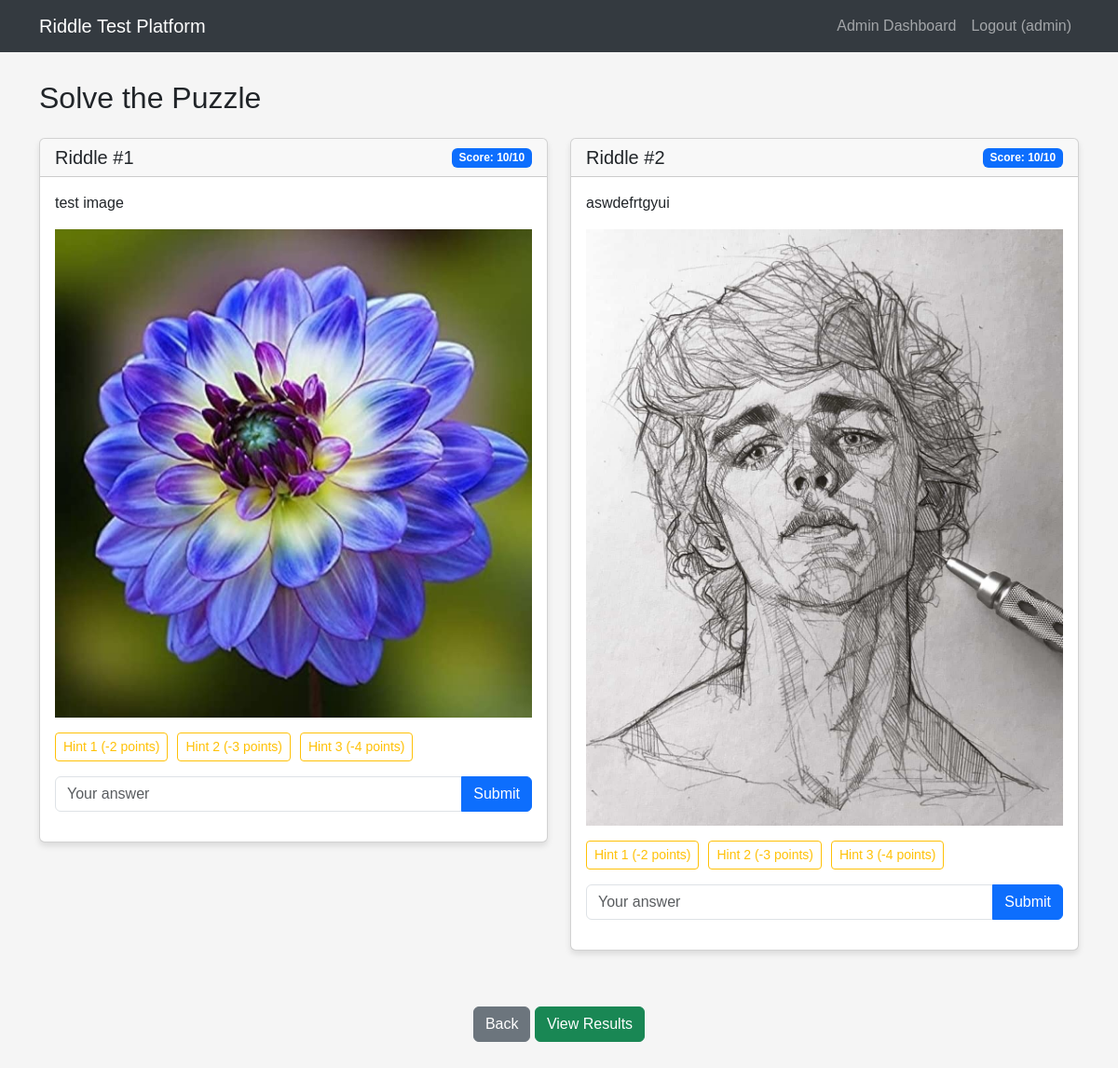
The page /test_with_images (signed in) on the database its author committed.
### tables this page shows
CREATE TABLE users (
            id INTEGER PRIMARY KEY AUTOINCREMENT,
            username TEXT NOT NULL UNIQUE,
            email TEXT NOT NULL,
            password TEXT NOT NULL,
            is_admin INTEGER DEFAULT 0
        , test_completed INTEGER DEFAULT 0);

CREATE TABLE riddles (
            id INTEGER PRIMARY KEY AUTOINCREMENT,
            question TEXT NOT NULL,
            answer TEXT NOT NULL,
            hint1 TEXT NOT NULL,
            hint2 TEXT NOT NULL,
            hint3 TEXT NOT NULL
        , image TEXT);

### app.py (the view)
@app.route('/test_with_images')
def test_with_images():
    if 'user_id' not in session:
        flash('Please log in to take the test.')
        return redirect(url_for('login'))
    if has_completed_test(session['user_id']):
        flash('You have already completed this test. You cannot take it again.')
        return redirect(url_for('results'))
    conn = sqlite3.connect('riddle_test.db')
    c = conn.cursor()
    c.execute("SELECT COUNT(*) FROM user_progress WHERE user_id = ? AND answer_attempt = 'FLAGGED-TAB-SWITCHING'", (session['user_id'],))
    if c.fetchone()[0] > 0:
        conn.close()
        flash('You have been flagged for tab switching.')
        return redirect(url_for('results'))
    c.execute('''
        SELECT r.id, r.question, r.image, up.score, up.completed, up.hint1_used, up.hint2_used, up.hint3_used
        FROM riddles r
        LEFT JOIN user_progress up ON r.id = up.riddle_id AND up.user_id = ?
        WHERE r.image IS NOT NULL AND r.image != ''
        ORDER BY r.id
    ''', (session['user_id'],))
    riddles = c.fetchall()
    conn.close()
    riddles_with_images = [
        {'id': r[0], 'question': r[1], 'image': r[2], 'score': r[3] or 10, 'completed': r[4] or 0,
         'hint1_used': r[5] or 0, 'hint2_used': r[6] or 0, 'hint3_used': r[7] or 0} for r in riddles
    ]
    return render_template('test_images.html', riddles_with_images=riddles_with_images)

### app.py (called while the page is built)
def has_completed_test(user_id):
    conn = sqlite3.connect('riddle_test.db')
    c = conn.cursor()
    c.execute("SELECT test_completed FROM users WHERE id = ?", (user_id,))
    test_completed = c.fetchone()
    conn.close()
    return test_completed and test_completed[0] == 1  # Returns True if test_completed is 1

### templates/test_images.html (shortened to what this page needs)
{% extends 'base.html' %} {% block content %}
<h2 class="mb-4">Solve the Puzzle</h2>
<div class="row riddle-container">
  {% for riddle in riddles_with_images %}
  <div class="col-md-6 mb-4">
    <div class="card riddle-card" id="riddle-{{ riddle.id }}">
      <div
        class="card-header d-flex justify-content-between align-items-center"
      >
        <h5 class="mb-0">Riddle #{{ loop.index }}</h5>
        <span
          class="badge {% if riddle.completed %}bg-success{% else %}bg-primary{% endif %}"
        >
          {% if riddle.completed %}Completed{% else %}Score:
          <span class="riddle-score">{{ riddle.score }}</span>/10{% endif %}
        </span>
      </div>
      <div class="card-body">
        <p class="riddle-question">
          {{ riddle.question }} {% if riddle.image %}
          <img
            src="{{ url_for('static', filename='uploads/' + riddle.image) }}"
            class="riddle-image img-fluid mt-3"
            alt="Riddle Image"
          />
          {% endif %}
        </p>
        <div
          class="hints-container mb-3"
        >
          <div class="d-flex mb-2">
            <button
              class="btn btn-outline-warning btn-sm hint-btn"
              data-riddle-id="{{ riddle.id }}"
              data-hint-num="1"
            >
              Hint 1 (-2 points)
            </button>
            <button
              class="btn btn-outline-warning btn-sm hint-btn"
              data-riddle-id="{{ riddle.id }}"
              data-hint-num="2"
            >
              Hint 2 (-3 points)
            </button>
            <button
              class="btn btn-outline-warning btn-sm hint-btn"
              data-riddle-id="{{ riddle.id }}"
              data-hint-num="3"
            >
              Hint 3 (-4 points)
            </button>
          </div>
        </div>
        <div
          class="answer-container"
        >
          <div class="input-group mb-3">
            <input
              type="text"
              class="form-control answer-input"
              placeholder="Your answer"
            />
            <button
              class="btn btn-primary submit-btn"
              data-riddle-id="{{ riddle.id }}"
            >
              Submit
            </button>
          </div>
        </div>
      </div>
    </div>
  </div>
  {% endfor %}
</div>
<div class="row">
  <div class="col-12 text-center mt-3">
    <a
      href="{{ url_for('test_without_images') }}"
      class="btn btn-secondary mr-2"
      >Back</a
    >
    <a href="{{ url_for('results') }}" class="btn btn-success">View Results</a>
  </div>
</div>
{% endblock %}

### templates/base.html (shortened to what this page needs)
<!DOCTYPE html>
<html lang="en">
  <head>
    <link
      href="https://cdn.jsdelivr.net/npm/bootstrap@5.3.0-alpha1/dist/css/bootstrap.min.css"
      rel="stylesheet"
    />
  </head>
  <body>
    <nav class="navbar navbar-expand-lg navbar-dark">
      <div class="container">
        <a class="navbar-brand" href="/">Riddle Test Platform</a>
        <div class="collapse navbar-collapse" id="navbarNav">
          <ul class="navbar-nav ms-auto">
            {% if session.get('user_id') %} {% if session.get('is_admin') %}
            <li class="nav-item">
              <a class="nav-link" href="{{ url_for('admin_dashboard') }}"
                >Admin Dashboard</a
              >
            </li>
            {% endif %}
            <li class="nav-item">
              <a class="nav-link" href="{{ url_for('logout') }}"
                >Logout ({{ session.get('username') }})</a
              >
            </li>
            {% endif %}
          </ul>
        </div>
      </div>
    </nav>
    <div class="container">
       {% block content %}{% endblock %}
    </div>
  </body>
</html>

### templates/base.html (style rules this page uses)
body { font-family: "Arial", sans-serif; background-color: #f5f5f5; padding-bottom: 50px; }
.navbar { background-color: #343a40; margin-bottom: 30px; }
.card { margin-bottom: 20px; box-shadow: 0 4px 6px rgba(0, 0, 0, 0.1); }
.hint-btn { margin-right: 10px; }
.riddle-card .card-body { min-height: 200px; }

### rows shown on the page
users: get "admin"
riddles: score "10", question "test image", image (picture)
riddles: score "10", question "aswdefrtgyui", image (picture)
